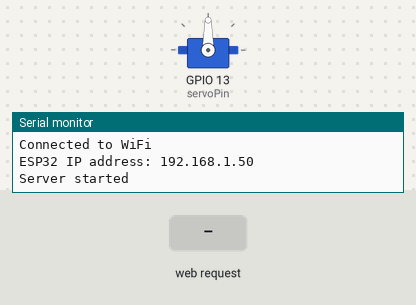
Simulated run of this sketch. Board: ESP32. Shown: servo, the last lines printed to the serial monitor. Inputs (shaded band) come from the test bench. WiFi joins after 1.5 s; servers stay silent unless stated.

Above: at 3.2 s.
3.3 s: HTTP request GET /servo/up received
At 4.2 s:
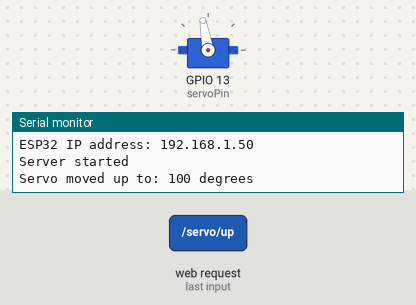
4.8 s: HTTP request GET /servo/down received
At 5.3 s:
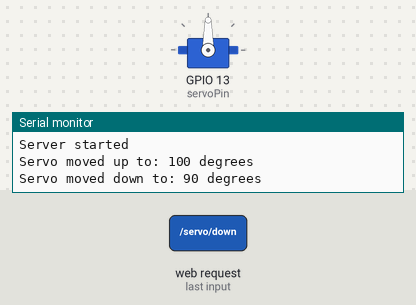
Timing chart, 0 to 7.8 s (numbered marks = the images above; inputs shaded):
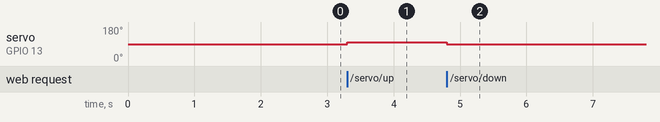

The sketch:

servo_webserver_on_esp32.ino
```cpp
#include <WiFi.h>
#include <WebServer.h>
#include <ESP32Servo.h>

const char* ssid = "APITech";
const char* password = "@ApiTech";

// Static IP settings
IPAddress local_IP(192, 168, 0, 215);
IPAddress gateway(192, 168, 0, 1);
IPAddress subnet(255, 255, 255, 0);
IPAddress primaryDNS(8, 8, 8, 8);
IPAddress secondaryDNS(8, 8, 4, 4);

WebServer server(80);

Servo myServo;    // Create a Servo object
int servoPin = 13;  // Define the GPIO pin for the servo motor
int currentAngle = 90; // Servo starts at 90 degrees (middle position)

void setup() {
  Serial.begin(115200);

  // Attach the servo motor to the GPIO pin
  myServo.attach(servoPin);
  myServo.write(currentAngle);  // Initialize servo to 90 degrees

  // Configure static IP
  if (!WiFi.config(local_IP, gateway, subnet, primaryDNS, secondaryDNS)) {
    Serial.println("STA failed to configure");
  }

  // Initialize WiFi
  WiFi.begin(ssid, password);

  while (WiFi.status() != WL_CONNECTED) {
    delay(1000);
    Serial.println("Connecting to WiFi...");
  }

  Serial.println("Connected to WiFi");
  Serial.print("ESP32 IP address: ");
  Serial.println(WiFi.localIP());

  // Serve the main webpage
  server.on("/", []() {
    String htmlPage =
    "<!DOCTYPE html>"
    "<html>"
    "<head>"
    "  <title>ESP32 Servo Control</title>"
    "  <style>"
    "    body { font-family: Arial, sans-serif; text-align: center; margin-top: 50px; color: blue;}"
    "    .button { padding: 10px 20px; font-size: 16px; margin: 5px; color:orange; }"
    "  </style>"
    "</head>"
    "<body>"
    "  <h1>Servo Motor Control</h1>"
    "  <button class='button' onclick=\"window.location.href='/servo/up'\">Move Up</button>"
    "  <button class='button' onclick=\"window.location.href='/servo/down'\">Move Down</button>"
    "</body>"
    "</html>";

    server.send(200, "text/html", htmlPage);
  });

  // Handle the /servo/up endpoint to increase the angle
  server.on("/servo/up", []() {
    currentAngle += 10;
    if (currentAngle > 180) currentAngle = 180;  // Limit to 180 degrees
    myServo.write(currentAngle);
    server.send(200, "text/html", "<h1>Servo moved up to " + String(currentAngle) + " degrees</h1><a href='/'>Go Back</a>");
    Serial.println("Servo moved up to: " + String(currentAngle) + " degrees");
  });

  // Handle the /servo/down endpoint to decrease the angle
  server.on("/servo/down", []() {
    currentAngle -= 10;
    if (currentAngle < 0) currentAngle = 0;  // Limit to 0 degrees
    myServo.write(currentAngle);
    server.send(200, "text/html", "<h1>Servo moved down to " + String(currentAngle) + " degrees</h1><a href='/'>Go Back</a>");
    Serial.println("Servo moved down to: " + String(currentAngle) + " degrees");
  });

  server.begin();
  Serial.println("Server started");
}

void loop() {
  server.handleClient();
}
```

Measured:
- after the input at 3.3 s, servo on GPIO 13 (servoPin): 90° → 100° at once
- after the input at 4.8 s, servo on GPIO 13 (servoPin): 100° → 90° at once
